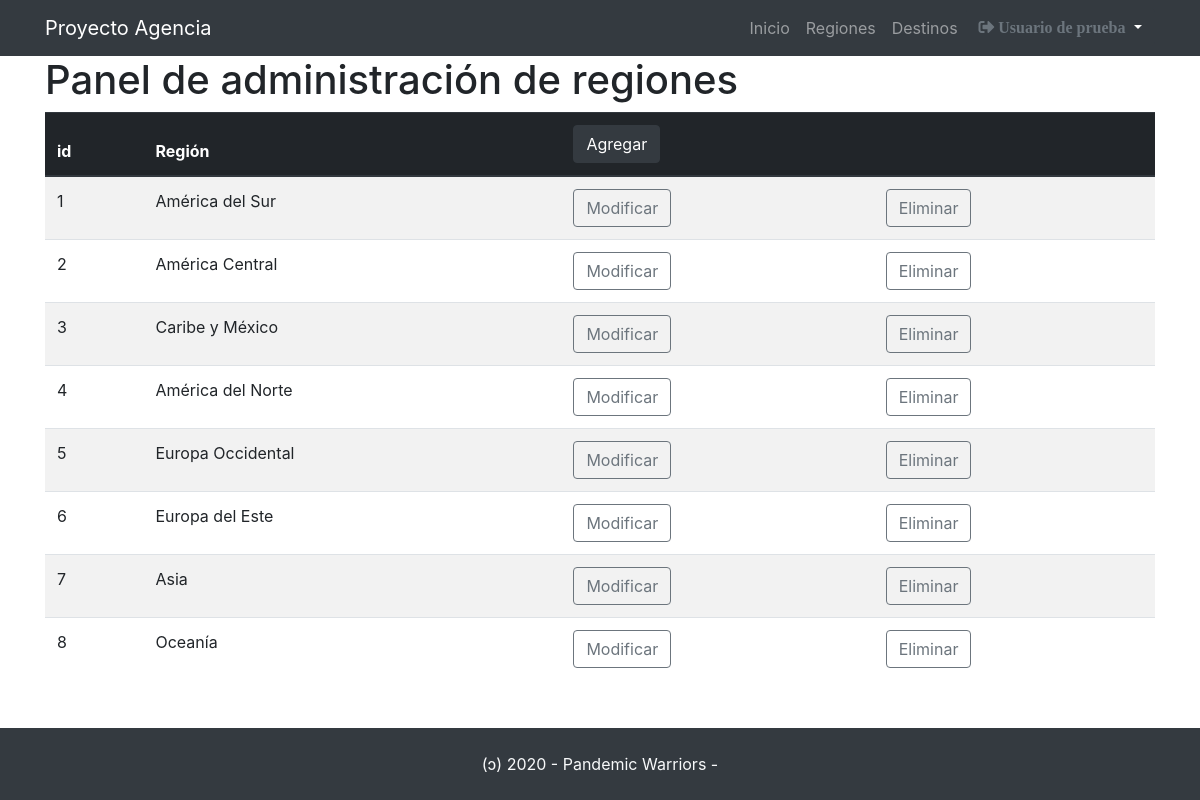
The app's page /adminRegiones.php (signed in) with its own data.
### tables this page shows
CREATE TABLE IF NOT EXISTS `regiones` (
  `regID` tinyint(2) unsigned NOT NULL,
  `regNombre` varchar(45) NOT NULL
);

### clases/Region.php (called while the page is built, shortened)
<?php
    class Region
    {
            public function listarRegiones()
            {
            $link = Conexion::conectar();
            $sql = "SELECT regID, regNombre
                        FROM regiones";
            $stmt = $link->prepare($sql);
            $stmt->execute();
            $regiones = $stmt->fetchAll(PDO::FETCH_ASSOC);
            return $regiones;
            }
    }

### adminRegiones.php (the view, shortened to what this page needs)
<?php
    $Region = new Region();
    $regiones = $Region->listarRegiones();
    include 'includes/header.php';
?>
    <main class="container">
        <h1>Panel de administración de regiones</h1>
        <table class="table table-border table-hover table-striped">
            <thead class="thead-dark">
                <tr>
                    <th>id</th>
                    <th>Región</th>
                    <th colspan="2"><a href="formAgregarRegion.php" class="btn btn-dark">Agregar</a></th>
                </tr>
            </thead>
            <tbody>
<?php
                foreach ( $regiones as $region ){
?>
                <tr>
                    <td><?= $region['regID'] ?></td>
                    <td><?= $region['regNombre'] ?></td>
                    <td><a href="formModificarRegion.php?regID=<?= $region['regID'] ?>" class="btn btn-outline-secondary">Modificar</a></td>
                    <td><a href="formEliminarRegion.php?regID=<?= $region['regID'] ?>" class="btn btn-outline-secondary">Eliminar</a></td>
                </tr>
<?php
    }
?>
            </tbody>
        </table>
    </main>
<?php
    include 'includes/footer.php';
?>

### records on screen
regiones: regID "1", regNombre "América del Sur"
regiones: regID "2", regNombre "América Central"
regiones: regID "3", regNombre "Caribe y México"
regiones: regID "4", regNombre "América del Norte"
regiones: regID "5", regNombre "Europa Occidental"
regiones: regID "6", regNombre "Europa del Este"
regiones: regID "7", regNombre "Asia"
regiones: regID "8", regNombre "Oceanía"

### other values on screen
$_SESSION['datosUsuario'] "Usuario de prueba"
